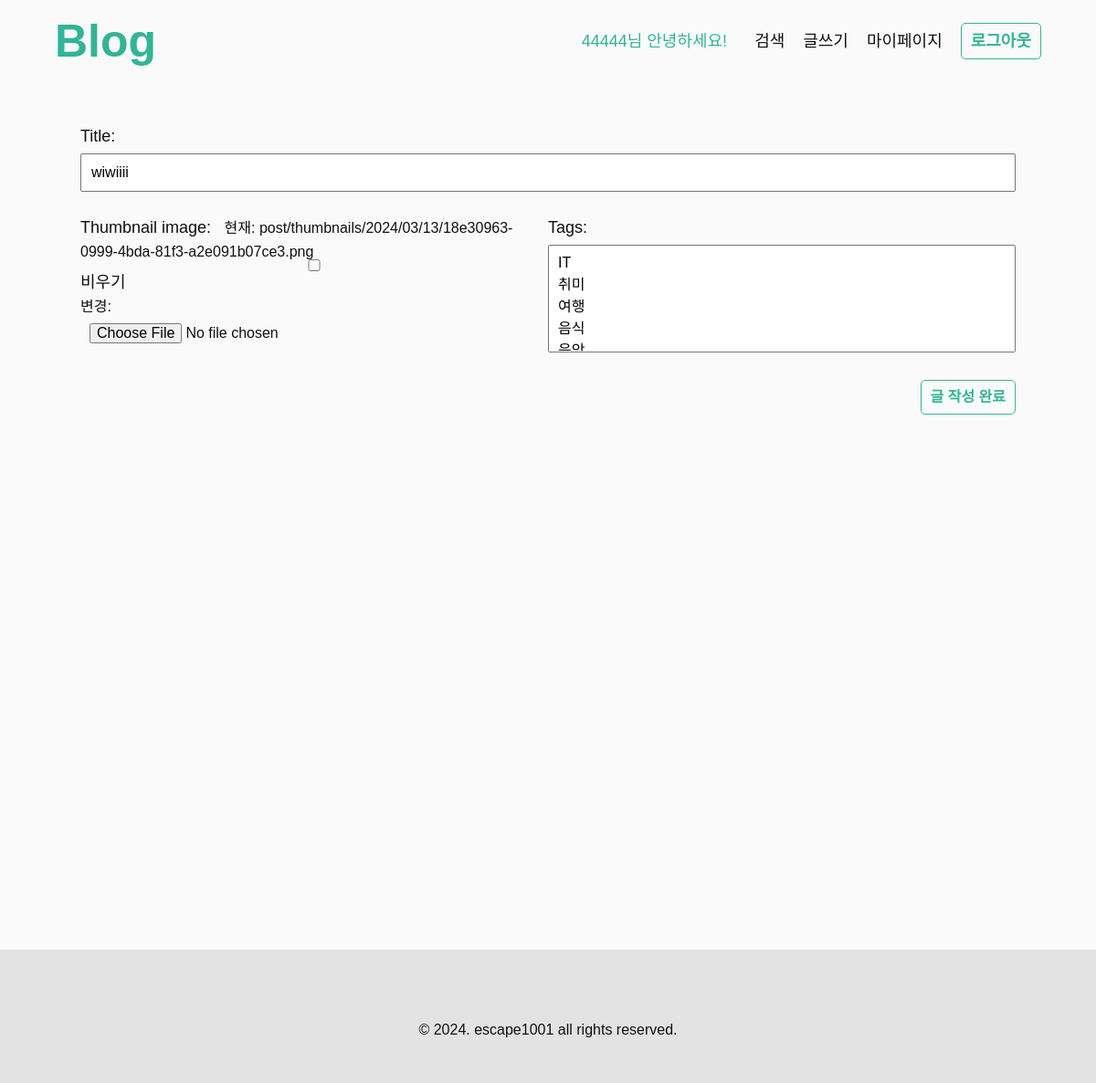
The app's page /post/update/1/ (signed in), older data.
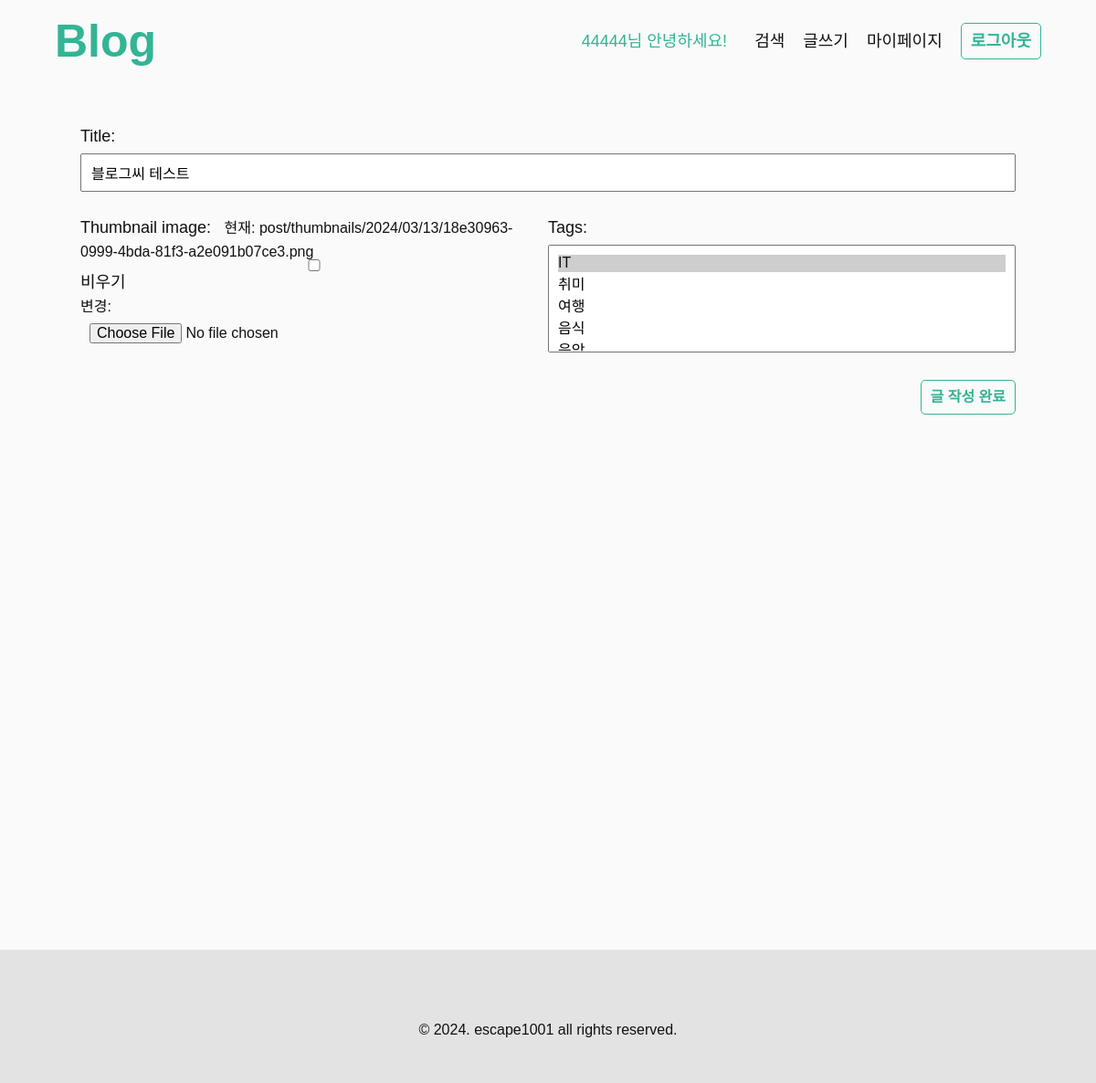
The same page, newer data.
### blog/models.py (models this page shows, shortened)
class Post(models.Model):
    title=models.CharField(max_length=50)
    contents=tinymce_models.HTMLField()
    thumbnail_image = models.ImageField(
        upload_to="post/thumbnails/%Y/%m/%d/", blank=True
    )
    created_at = models.DateTimeField(auto_now_add=True)
    updated_at = models.DateTimeField(auto_now=True)
    author = models.ForeignKey(
        User, on_delete=models.CASCADE
    )
    tags = models.ManyToManyField('Tag', blank=True)
    view_count = models.PositiveIntegerField(default=0)

### blog/views.py (the view, shortened to what this page needs)
class PostUpdate(UserPassesTestMixin, UpdateView):
    model = Post
    fields = ['title', 'contents', 'thumbnail_image', 'tags']
    def test_func(self):
        return self.request.user == self.get_object().author

### accounts/context_processors.py (called while the page is built)
def profile_info(request):
    profile = None
    if request.user.is_authenticated:
        try:
            profile = Profile.objects.get(user=request.user)
        except Profile.DoesNotExist:
            pass
    return {'profile': profile}

### blog/models.py (called while the page is built)
    def __str__(self):
        return self.name

### templates/blog/post_form.html (shortened to what this page needs)
{% extends "base/base.html" %}
{% block content %}
<main class="post-form-wrapper center-content">
    <form method="POST" enctype="multipart/form-data">
        {{ form.as_p }}
        <p class="btn-area">
            <button class="default-btn">글 작성 완료</button>
        </p>
    </form>
</main>
{% endblock %}

Row changes from the older to the newer data that the page shows:
changed Post: title "wiwiiii" → "블로그씨 테스트"
Text that changed along with them:
form field tags: "IT / 취미 / 여행 / 음식" → "IT ☑ / 취미 / 여행 / 음식"
